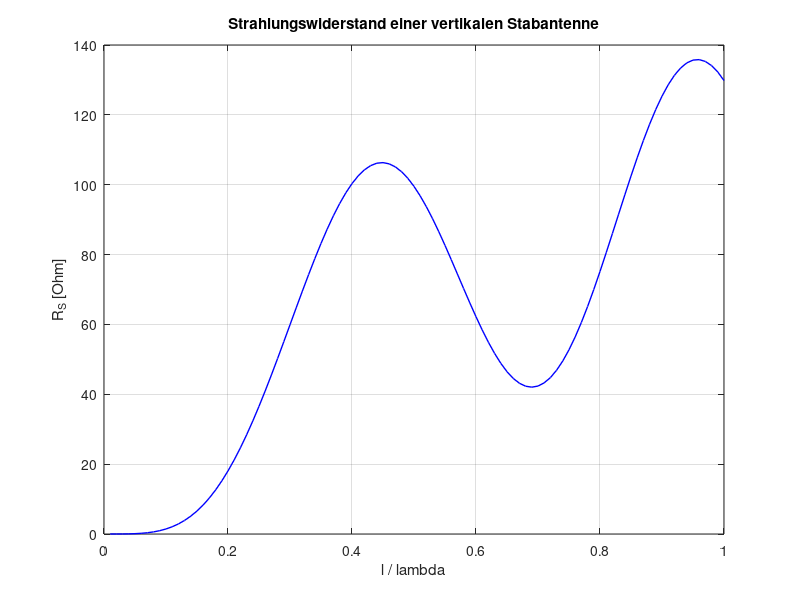

Write the MATLAB code that produced this figure.
function ueb_strahlungswiderstand
% Strahlungswiderstand einer vertikalen Stabantenne
%
%------------------------------------------------
% (c) Eberhard Gamm (www.ibega.de),
%     LIKE (www.like.e-technik.uni-erlangen.de),
%     2013
%------------------------------------------------

close all;

% Laenge der Antenne bezogen auf die Wellenlaenge
l_lambda = 0.01 : 0.01 : 1;

% Winkel fuer die Integration
steps  = 10000;
theta  = ( 1 : steps - 1 ) * pi / ( 2 * steps );
dtheta = pi / ( 2 * steps );

% Berechnung des Strahlungswiderstands R_S
len = length( l_lambda );
R_S = zeros( 1, len );
for i = 1 : len
   l = l_lambda(i);
   F = ( cos( 2 * pi * l * cos(theta) ) ...
         - cos( 2 * pi * l ) ) ./ sin(theta);
   R_S(i) = 60 * sum( F.^2 .* sin(theta) ) * dtheta;
end

figure(1);
plot(l_lambda,R_S,'b-','Linewidth',1);
grid;
axis([0 1 0 140]);
xlabel('l / lambda')
ylabel('R_S [Ohm]');
title('Strahlungswiderstand einer vertikalen Stabantenne')
